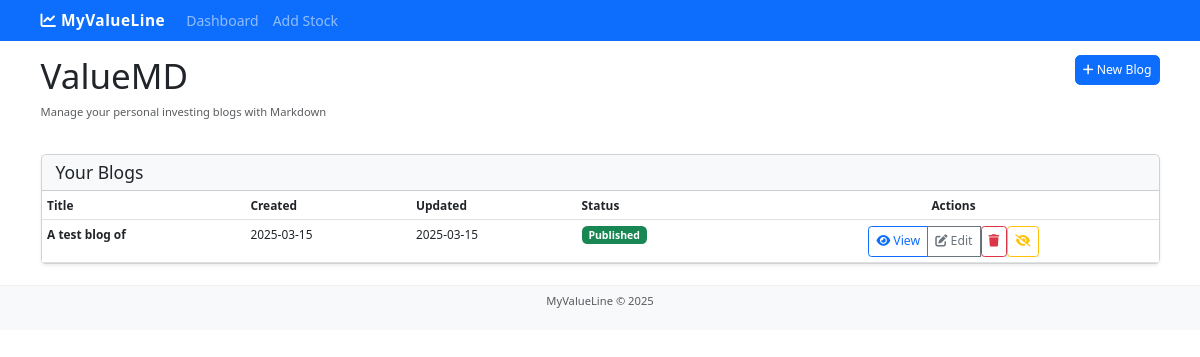
Screenshot of /blogs with the database file from the repository.
### app/models.py (models this page shows, shortened)
class MarkdownBlog(db.Model):
    id = db.Column(db.Integer, primary_key=True)
    title = db.Column(db.String(200), nullable=False)
    content = db.Column(db.Text, nullable=False)
    created_at = db.Column(db.DateTime, default=datetime.utcnow)
    updated_at = db.Column(db.DateTime, default=datetime.utcnow, onupdate=datetime.utcnow)
    is_published = db.Column(db.Boolean, default=False)

### app/routes.py (the view)
@app.route('/blogs')
def markdown_blogs():
    blogs = MarkdownBlog.query.order_by(MarkdownBlog.updated_at.desc()).all()
    return render_template('markdown_blogs.html', blogs=blogs)

### run.py (called while the page is built)
@app.context_processor
def inject_now():
    return {'now': datetime.utcnow()}

### app/templates/markdown_blogs.html (shortened to what this page needs)
{% extends "layout.html" %}
{% block head %}
<link rel="stylesheet" href="https://cdn.jsdelivr.net/npm/easymde/dist/easymde.min.css">
{% endblock %}
{% block content %}
<div class="row mb-4">
    <div class="col">
        <h1>ValueMD</h1>
        <p class="text-muted">Manage your personal investing blogs with Markdown</p>
    </div>
    <div class="col-auto">
        <a href="{{ url_for('create_blog') }}" class="btn btn-primary">
            <i class="fas fa-plus"></i> New Blog
        </a>
    </div>
</div>
{% if blogs %}
    <div class="card shadow-sm mb-4">
        <div class="card-header bg-light">
            <h5 class="mb-0">Your Blogs</h5>
        </div>
        <div class="card-body p-0">
            <div class="table-responsive">
                <table class="table mb-0">
                    <thead>
                        <tr>
                            <th>Title</th>
                            <th>Created</th>
                            <th>Updated</th>
                            <th>Status</th>
                            <th class="text-center">Actions</th>
                        </tr>
                    </thead>
                    <tbody>
                        {% for blog in blogs %}
                        <tr>
                            <td><strong>{{ blog.title }}</strong></td>
                            <td>{{ blog.created_at.strftime('%Y-%m-%d') }}</td>
                            <td>{{ blog.updated_at.strftime('%Y-%m-%d') }}</td>
                            <td>
                                {% if blog.is_published %}
                                    <span class="badge bg-success">Published</span>
                                {% else %}
                                    <span class="badge bg-secondary">Draft</span>
                                {% endif %}
                            </td>
                            <td class="text-center">
                                <div class="btn-group">
                                    <a href="{{ url_for('view_blog', blog_id=blog.id) }}" class="btn btn-sm btn-outline-primary">
                                        <i class="fas fa-eye"></i> View
                                    </a>
                                    <a href="{{ url_for('edit_blog', blog_id=blog.id) }}" class="btn btn-sm btn-outline-secondary">
                                        <i class="fas fa-edit"></i> Edit
                                    </a>
                                    <form action="{{ url_for('delete_blog', blog_id=blog.id) }}" method="POST" class="d-inline">
                                        <button type="submit" class="btn btn-sm btn-outline-danger" onclick="return confirm('Are you sure you want to delete this blog?')">
                                            <i class="fas fa-trash"></i>
                                        </button>
                                    </form>
                                    <form action="{{ url_for('toggle_publish', blog_id=blog.id) }}" method="POST" class="d-inline">
                                        <button type="submit" class="btn btn-sm btn-outline-{% if blog.is_published %}warning{% else %}success{% endif %}">
                                            <i class="fas {% if blog.is_published %}fa-eye-slash{% else %}fa-eye{% endif %}"></i>
                                        </button>
                                    </form>
                                </div>
                            </td>
                        </tr>
                        {% endfor %}
                    </tbody>
                </table>
            </div>
        </div>
    </div>
{% endif %}
{% endblock %}

### app/templates/layout.html (shortened to what this page needs)
<!DOCTYPE html>
<html lang="en">
<head>
    <link href="https://cdn.jsdelivr.net/npm/bootstrap@5.3.0/dist/css/bootstrap.min.css" rel="stylesheet">
    <link href="https://cdnjs.cloudflare.com/ajax/libs/font-awesome/6.4.0/css/all.min.css" rel="stylesheet">
    <link href="{{ url_for('static', filename='css/style.css') }}" rel="stylesheet">
    {% block head %}{% endblock %}
</head>
<body>
    <nav class="navbar navbar-expand-lg navbar-dark bg-primary">
        <div class="container">
            <a class="navbar-brand" href="{{ url_for('index') }}">
                <i class="fas fa-chart-line"></i> MyValueLine
            </a>
            <div class="collapse navbar-collapse" id="navbarNav">
                <ul class="navbar-nav">
                    <li class="nav-item">
                        <a class="nav-link" href="{{ url_for('index') }}">Dashboard</a>
                    </li>
                    <li class="nav-item">
                        <a class="nav-link" href="{{ url_for('add_stock') }}">Add Stock</a>
                    </li>
                </ul>
            </div>
        </div>
    </nav>
    <main class="container mt-3">
        {% block content %}{% endblock %}
    </main>
    <footer class="mt-4 py-2 text-center text-muted bg-light">
        <div class="container">
            <p>MyValueLine &copy; {{ now.year }}</p>
        </div>
    </footer>
</body>
</html>

### app/static/css/style.css (style rules this page uses)
html { font-size: 14px; }
body { line-height: 1.4; }
.container { padding-left: 0.75rem; padding-right: 0.75rem; }
.card-body { padding: 0.75rem; }
.navbar { padding-top: 0.25rem; padding-bottom: 0.25rem; }
.navbar-brand { font-weight: 600; letter-spacing: 0.5px; font-size: 1.1rem; }
.table { font-size: 0.85rem; }
.table td, .table th { padding: 0.4rem; }
.form-control, .btn { padding: 0.375rem 0.5rem; font-size: 0.875rem; }
footer { border-top: 1px solid #f0f0f0; padding-top: 0.75rem !important; padding-bottom: 0.75rem !important; margin-top: 2rem !important; }
.badge { font-size: 0.75rem; }
.text-muted { font-size: 0.8rem; }

### rows the page displays
MarkdownBlog: title "A test blog of", created_at "2025-03-15", updated_at "2025-03-15", is_published "Published"
